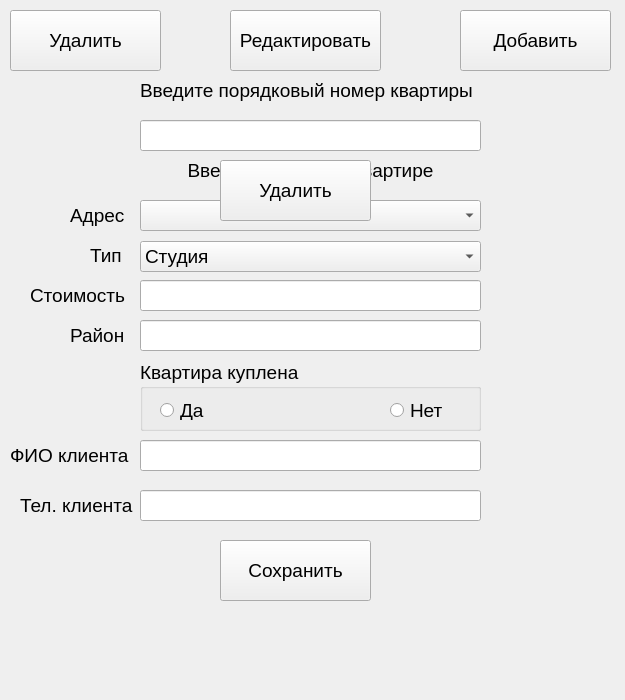
<?xml version="1.0" encoding="UTF-8"?>
<ui version="4.0">
 <class>housewindow</class>
 <widget class="QWidget" name="housewindow">
  <property name="geometry">
   <rect>
    <x>0</x>
    <y>0</y>
    <width>625</width>
    <height>700</height>
   </rect>
  </property>
  <property name="font">
   <font>
    <pointsize>14</pointsize>
   </font>
  </property>
  <property name="windowTitle">
   <string>Form</string>
  </property>
  <widget class="QLabel" name="label_7">
   <property name="geometry">
    <rect>
     <x>10</x>
     <y>440</y>
     <width>121</width>
     <height>31</height>
    </rect>
   </property>
   <property name="text">
    <string>ФИО клиента</string>
   </property>
  </widget>
  <widget class="QLabel" name="label">
   <property name="geometry">
    <rect>
     <x>140</x>
     <y>80</y>
     <width>341</width>
     <height>21</height>
    </rect>
   </property>
   <property name="text">
    <string>Введите порядковый номер квартиры</string>
   </property>
  </widget>
  <widget class="QLineEdit" name="district">
   <property name="geometry">
    <rect>
     <x>140</x>
     <y>320</y>
     <width>341</width>
     <height>31</height>
    </rect>
   </property>
   <property name="text">
    <string/>
   </property>
  </widget>
  <widget class="QComboBox" name="adressList">
   <property name="geometry">
    <rect>
     <x>140</x>
     <y>200</y>
     <width>341</width>
     <height>31</height>
    </rect>
   </property>
  </widget>
  <widget class="QLabel" name="label_4">
   <property name="geometry">
    <rect>
     <x>30</x>
     <y>280</y>
     <width>101</width>
     <height>31</height>
    </rect>
   </property>
   <property name="text">
    <string>Стоимость</string>
   </property>
  </widget>
  <widget class="QLabel" name="label_2">
   <property name="geometry">
    <rect>
     <x>70</x>
     <y>200</y>
     <width>71</width>
     <height>31</height>
    </rect>
   </property>
   <property name="text">
    <string>Адрес</string>
   </property>
  </widget>
  <widget class="QLabel" name="label_8">
   <property name="geometry">
    <rect>
     <x>20</x>
     <y>490</y>
     <width>121</width>
     <height>31</height>
    </rect>
   </property>
   <property name="text">
    <string>Тел. клиента</string>
   </property>
  </widget>
  <widget class="QLineEdit" name="client_name">
   <property name="geometry">
    <rect>
     <x>140</x>
     <y>440</y>
     <width>341</width>
     <height>31</height>
    </rect>
   </property>
   <property name="text">
    <string/>
   </property>
  </widget>
  <widget class="QPushButton" name="add">
   <property name="geometry">
    <rect>
     <x>220</x>
     <y>540</y>
     <width>151</width>
     <height>61</height>
    </rect>
   </property>
   <property name="text">
    <string>Сохранить</string>
   </property>
  </widget>
  <widget class="QLabel" name="label_5">
   <property name="geometry">
    <rect>
     <x>70</x>
     <y>320</y>
     <width>71</width>
     <height>31</height>
    </rect>
   </property>
   <property name="text">
    <string>Район</string>
   </property>
  </widget>
  <widget class="QComboBox" name="type">
   <property name="geometry">
    <rect>
     <x>140</x>
     <y>241</y>
     <width>341</width>
     <height>31</height>
    </rect>
   </property>
   <item>
    <property name="text">
     <string>Студия</string>
    </property>
   </item>
   <item>
    <property name="text">
     <string>1-комнатная</string>
    </property>
   </item>
   <item>
    <property name="text">
     <string>2-комнатная</string>
    </property>
   </item>
   <item>
    <property name="text">
     <string>3-комнатная</string>
    </property>
   </item>
   <item>
    <property name="text">
     <string>Более 3 комнат</string>
    </property>
   </item>
  </widget>
  <widget class="QGroupBox" name="is_bought">
   <property name="geometry">
    <rect>
     <x>140</x>
     <y>360</y>
     <width>341</width>
     <height>71</height>
    </rect>
   </property>
   <property name="title">
    <string>Квартира куплена</string>
   </property>
   <widget class="QRadioButton" name="yes_bought_3">
    <property name="geometry">
     <rect>
      <x>20</x>
      <y>40</y>
      <width>89</width>
      <height>20</height>
     </rect>
    </property>
    <property name="text">
     <string>Да</string>
    </property>
   </widget>
   <widget class="QRadioButton" name="no_bought_3">
    <property name="geometry">
     <rect>
      <x>250</x>
      <y>40</y>
      <width>89</width>
      <height>20</height>
     </rect>
    </property>
    <property name="text">
     <string>Нет</string>
    </property>
   </widget>
  </widget>
  <widget class="QLineEdit" name="client_phone">
   <property name="geometry">
    <rect>
     <x>140</x>
     <y>490</y>
     <width>341</width>
     <height>31</height>
    </rect>
   </property>
   <property name="text">
    <string/>
   </property>
  </widget>
  <widget class="QLineEdit" name="cost">
   <property name="geometry">
    <rect>
     <x>140</x>
     <y>280</y>
     <width>341</width>
     <height>31</height>
    </rect>
   </property>
   <property name="text">
    <string/>
   </property>
  </widget>
  <widget class="QLabel" name="label_3">
   <property name="geometry">
    <rect>
     <x>90</x>
     <y>240</y>
     <width>71</width>
     <height>31</height>
    </rect>
   </property>
   <property name="text">
    <string>Тип</string>
   </property>
  </widget>
  <widget class="QLineEdit" name="house_number">
   <property name="geometry">
    <rect>
     <x>140</x>
     <y>120</y>
     <width>341</width>
     <height>31</height>
    </rect>
   </property>
   <property name="text">
    <string/>
   </property>
  </widget>
  <widget class="QPushButton" name="deleteHouse">
   <property name="geometry">
    <rect>
     <x>10</x>
     <y>10</y>
     <width>151</width>
     <height>61</height>
    </rect>
   </property>
   <property name="text">
    <string>Удалить</string>
   </property>
  </widget>
  <widget class="QPushButton" name="editHouse">
   <property name="geometry">
    <rect>
     <x>230</x>
     <y>10</y>
     <width>151</width>
     <height>61</height>
    </rect>
   </property>
   <property name="text">
    <string>Редактировать</string>
   </property>
  </widget>
  <widget class="QLabel" name="result_label">
   <property name="geometry">
    <rect>
     <x>10</x>
     <y>610</y>
     <width>601</width>
     <height>51</height>
    </rect>
   </property>
   <property name="text">
    <string/>
   </property>
   <property name="scaledContents">
    <bool>true</bool>
   </property>
   <property name="wordWrap">
    <bool>true</bool>
   </property>
  </widget>
  <widget class="QPushButton" name="addHouse">
   <property name="geometry">
    <rect>
     <x>460</x>
     <y>10</y>
     <width>151</width>
     <height>61</height>
    </rect>
   </property>
   <property name="text">
    <string>Добавить</string>
   </property>
  </widget>
  <widget class="QLabel" name="label_6">
   <property name="geometry">
    <rect>
     <x>140</x>
     <y>160</y>
     <width>341</width>
     <height>21</height>
    </rect>
   </property>
   <property name="text">
    <string>Введите данные о квартире</string>
   </property>
   <property name="alignment">
    <set>Qt::AlignCenter</set>
   </property>
  </widget>
  <widget class="QPushButton" name="deleteHouse2">
   <property name="geometry">
    <rect>
     <x>220</x>
     <y>160</y>
     <width>151</width>
     <height>61</height>
    </rect>
   </property>
   <property name="text">
    <string>Удалить</string>
   </property>
  </widget>
 </widget>
 <resources/>
 <connections/>
</ui>
